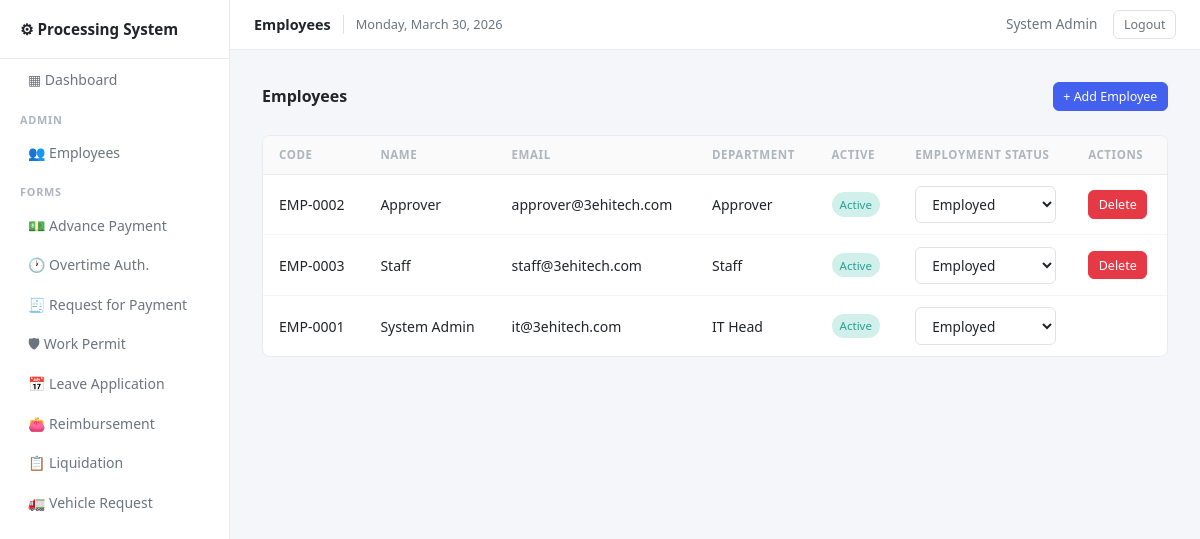
The app's page /public/employees (signed in) with its own data.
### tables this page shows
CREATE TABLE employees (
    id INT AUTO_INCREMENT PRIMARY KEY,
    employee_code VARCHAR(20) UNIQUE NOT NULL,
    full_name VARCHAR(100) NOT NULL,
    email VARCHAR(150) UNIQUE NOT NULL,
    password_hash VARCHAR(255) NOT NULL,
    role_id INT NOT NULL,
    department VARCHAR(50),
    is_active TINYINT(1) DEFAULT 1,
    employment_status ENUM('employed','resigned','floating') NOT NULL DEFAULT 'employed',
    created_at TIMESTAMP DEFAULT CURRENT_TIMESTAMP,
    updated_at TIMESTAMP DEFAULT CURRENT_TIMESTAMP ON UPDATE CURRENT_TIMESTAMP,
    FOREIGN KEY (role_id) REFERENCES roles(id) ON DELETE RESTRICT
);

### app/controllers/EmployeeController.php (called while the page is built, shortened)
<?php
    class EmployeeController {
        public function index(): void {
            $employees = db()->query(
                'SELECT id, employee_code, full_name, email, department, is_active, employment_status, role_id FROM employees ORDER BY full_name'
            )->fetchAll();
            require __DIR__ . '/../../views/employees/index.php';
            $content = ob_get_clean();
            $pageTitle = 'Employees';
            require __DIR__ . '/../../views/layouts/base.php';
        }
    }

### public/index.php (called while the page is built, shortened)
<?php
require_once __DIR__ . '/../routes/web.php';

### config/database.php (called while the page is built)
<?php
    function db(): PDO {
        static $pdo;
        if (!$pdo) {
            $dsn = "mysql:host={$_ENV['DB_HOST']};dbname={$_ENV['DB_DATABASE']};charset=utf8mb4";
            $pdo = new PDO($dsn, $_ENV['DB_USERNAME'], $_ENV['DB_PASSWORD'], [
                PDO::ATTR_ERRMODE => PDO::ERRMODE_EXCEPTION,
                PDO::ATTR_DEFAULT_FETCH_MODE => PDO::FETCH_ASSOC,
            ]);
        }
        return $pdo;
    }
?>

### views/employees/index.php (the view, shortened to what this page needs)
<div class="page-header">
    <h5>Employees</h5>
    <a href="/processing-system/public/employees/create" class="btn btn-primary btn-sm">+ Add Employee</a>
</div>
<div class="table-wrap">
    <table>
        <thead>
            <tr>
                <th>Code</th>
                <th>Name</th>
                <th>Email</th>
                <th>Department</th>
                <th>Active</th>
                <th>Employment Status</th>
                <th>Actions</th>
            </tr>
        </thead>
        <tbody>
            <?php foreach ($employees as $e): ?>
            <tr>
                <td><?= htmlspecialchars($e['employee_code']) ?></td>
                <td><?= htmlspecialchars($e['full_name']) ?></td>
                <td><?= htmlspecialchars($e['email']) ?></td>
                <td><?= htmlspecialchars($e['department']) ?></td>
                <td>
                    <?php if ($e['is_active']): ?>
                        <span class="badge badge-success">Active</span>
                    <?php else: ?>
                        <span class="badge badge-secondary">Inactive</span>
                    <?php endif; ?>
                </td>
                <td>
                    <form method="POST" action="/processing-system/public/employees/<?= $e['id'] ?>/status">
                        <select name="employment_status" onchange="this.form.submit()" class="form-select-sm">
                            <?php foreach (['employed', 'resigned', 'floating'] as $s): ?>
                                <option value="<?= $s ?>" <?= $e['employment_status'] === $s ? 'selected' : '' ?>>
                                    <?= ucfirst($s) ?>
                                </option>
                            <?php endforeach; ?>
                        </select>
                    </form>
                </td>
                <td>
                    <?php if ($e['id'] != $_SESSION['user_id']): ?>
                    <form method="POST" action="/processing-system/public/employees/<?= $e['id'] ?>/delete"
                          onsubmit="return confirm('Delete <?= htmlspecialchars($e['full_name'], ENT_QUOTES) ?>?')">
                        <button class="btn btn-danger btn-sm">Delete</button>
                    </form>
                    <?php endif; ?>
                </td>
            </tr>
            <?php endforeach; ?>
        </tbody>
    </table>
</div>

### routes/web.php (shortened to what this page needs)
<?php
    require_once __DIR__ . '/../app/controllers/EmployeeController.php';
    $uri = parse_url($_SERVER['REQUEST_URI'], PHP_URL_PATH);
    $uri = str_replace('/processing-system/public', '', $uri) ?: '/';
    if ($uri === '/employees') {
        (new EmployeeController)->index();
        exit;
    }

### views/layouts/base.php (shortened to what this page needs)
<!DOCTYPE html>
<html lang="en">
<head>
    <link rel="stylesheet" href="/processing-system/public/stylesheets/app.css">
</head>
<body>
<div class="layout">
    <div id="sidebar">
        <div class="sidebar-brand">⚙ Processing System</div>
        <div class="sidebar-nav">
            <a href="/processing-system/public/dashboard"
               class="<?= ($uri === '/dashboard' || $uri === '/') ? 'active' : '' ?>">
                ▦ Dashboard
            </a>
            <?php if ($_SESSION['role_id'] == 1): ?>
                <div class="sidebar-label">Admin</div>
                <a href="/processing-system/public/employees">👥 Employees</a>
            <?php endif; ?>
            <div class="sidebar-label">Forms</div>
            <a href="/processing-system/public/forms/advance-payment">💵 Advance Payment</a>
            <a href="/processing-system/public/forms/overtime">🕐 Overtime Auth.</a>
            <a href="/processing-system/public/forms/request-payment">🧾 Request for Payment</a>
            <a href="/processing-system/public/forms/work-permit">🛡 Work Permit</a>
            <a href="/processing-system/public/forms/leave">📅 Leave Application</a>
            <a href="/processing-system/public/forms/reimbursement">👛 Reimbursement</a>
            <a href="/processing-system/public/forms/liquidation">📋 Liquidation</a>
            <a href="/processing-system/public/forms/vehicle-request">🚛 Vehicle Request</a>
        </div>
    </div>
    <div class="layout-right">
        <div id="topbar">
            <div class="topbar-left">
                <span class="topbar-title"><?= htmlspecialchars($pageTitle ?? '') ?></span>
                <span class="topbar-date"><?= date('l, F j, Y') ?></span>
            </div>
            <div class="topbar-right">
                <a href="/processing-system/public/profile" class="topbar-user">
                    <?= htmlspecialchars($_SESSION['user_name']) ?>
                </a>
                <form method="POST" action="/processing-system/public/logout">
                    <button class="btn btn-ghost btn-sm">Logout</button>
                </form>
            </div>
        </div>
        <div id="main"><?= $content ?></div>
    </div>
</div>
</body>
</html>

### public/stylesheets/app.css (style rules this page uses)
*, *::before, *::after { box-sizing: border-box; margin: 0; padding: 0; }
body { font-family: system-ui, -apple-system, sans-serif; font-size: .875rem; background: #f5f6fa; color: #212529; line-height: 1.5; }
a { text-decoration: none; color: inherit; }
.layout { display: flex; min-height: 100vh; }
#sidebar { width: 230px; min-height: 100vh; background: #fff; border-right: 1px solid #e9ecef; flex-shrink: 0; }
.sidebar-brand { font-weight: 600; font-size: .95rem; padding: 1.1rem 1.25rem; border-bottom: 1px solid #e9ecef; }
.sidebar-label { font-size: .68rem; font-weight: 600; letter-spacing: .07em; color: #adb5bd; text-transform: uppercase; padding: .75rem 1.25rem .25rem; }
#sidebar a { display: flex; align-items: center; gap: .5rem; padding: .55rem 1.25rem; font-size: .875rem; border-radius: 6px; margin: 1px 8px; color: #6c757d; }
.layout-right { display: flex; flex-direction: column; flex: 1; min-width: 0; }
#topbar { background: #fff; border-bottom: 1px solid #e9ecef; padding: .65rem 1.5rem; display: flex; justify-content: space-between; align-items: center; }
.topbar-left { display: flex; align-items: center; gap: .75rem; }
.topbar-title { font-weight: 600; font-size: .9rem; }
.topbar-date { font-size: .8rem; color: #6c757d; border-left: 1px solid #dee2e6; padding-left: .75rem; }
.topbar-right { display: flex; align-items: center; gap: 1rem; }
.topbar-user { font-size: .85rem; color: #6c757d; }
#main { flex: 1; padding: 2rem; }
.btn { display: inline-flex; align-items: center; gap: .35rem; padding: .4rem .85rem; font-size: .8rem; font-weight: 500; border-radius: 6px; border: 1px solid transparent; cursor: pointer; line-height: 1.4; background: none; font-family: inherit; }
.btn-primary { background: #4361ee; color: #fff; border-color: #4361ee; }
.btn-danger { background: #e63946; color: #fff; border-color: #e63946; }
.btn-ghost { background: transparent; color: #6c757d; border-color: #dee2e6; }
.btn-sm { padding: .28rem .6rem; font-size: .78rem; }
.table-wrap { background: #fff; border: 1px solid #e9ecef; border-radius: 8px; overflow: hidden; }
table { width: 100%; border-collapse: collapse; }
thead tr { background: #fafafa; }
th { padding: .65rem 1rem; font-size: .72rem; font-weight: 600; text-transform: uppercase; letter-spacing: .05em; color: #adb5bd; text-align: left; border-bottom: 1px solid #e9ecef; white-space: nowrap; }
td { padding: .7rem 1rem; border-bottom: 1px solid #f5f5f5; vertical-align: middle; }
tbody tr:last-child td { border-bottom: none; }
.badge { display: inline-block; padding: .3em .7em; font-size: .72rem; font-weight: 500; border-radius: 999px; white-space: nowrap; }
.badge-success { background: #d1f0ec; color: #2a9d8f; }
input[type="text"], input[type="email"], input[type="password"], input[type="number"], input[type="date"], input[type="time"], select, textarea { width: 100%; padding: .45rem .75rem; font-size: .85rem; border: 1px solid #dee2e6; border-radius: 6px; background: #fff; color: #212529; font-family: inherit; transition: border-color .15s, box-shadow .15s; }
.page-header { display: flex; justify-content: space-between; align-items: center; margin-bottom: 1.5rem; }
.page-header h5 { font-size: 1rem; font-weight: 600; margin: 0; }

### records on screen
employees: employee_code "EMP-0002", full_name "Approver", email "approver@3ehitech.com", department "Approver", is_active "Active", employment_status "Employed"
employees: employee_code "EMP-0003", full_name "Staff", email "staff@3ehitech.com", department "Staff", is_active "Active", employment_status "Employed"
employees: employee_code "EMP-0001", full_name "System Admin", email "it@3ehitech.com", department "IT Head", is_active "Active", employment_status "Employed"

### other values on screen
$pageTitle "Employees"
$_SESSION['user_name'] "System Admin"
